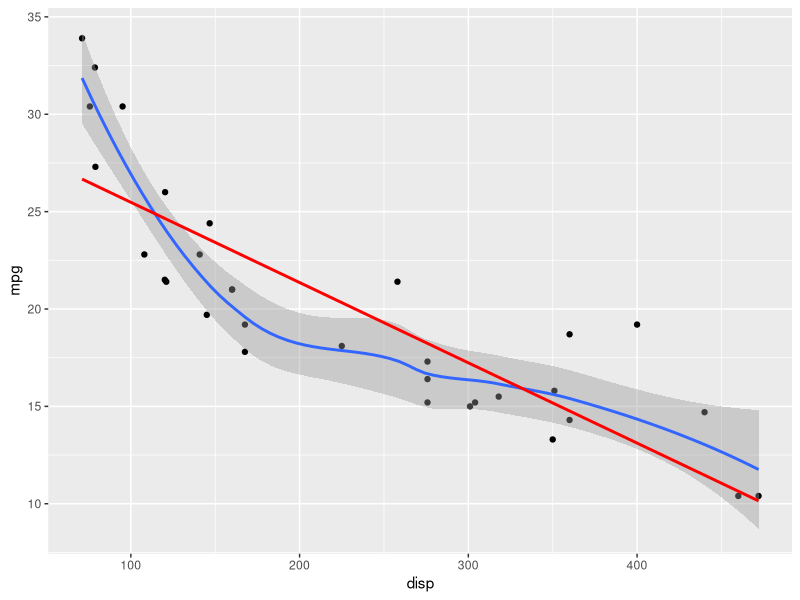
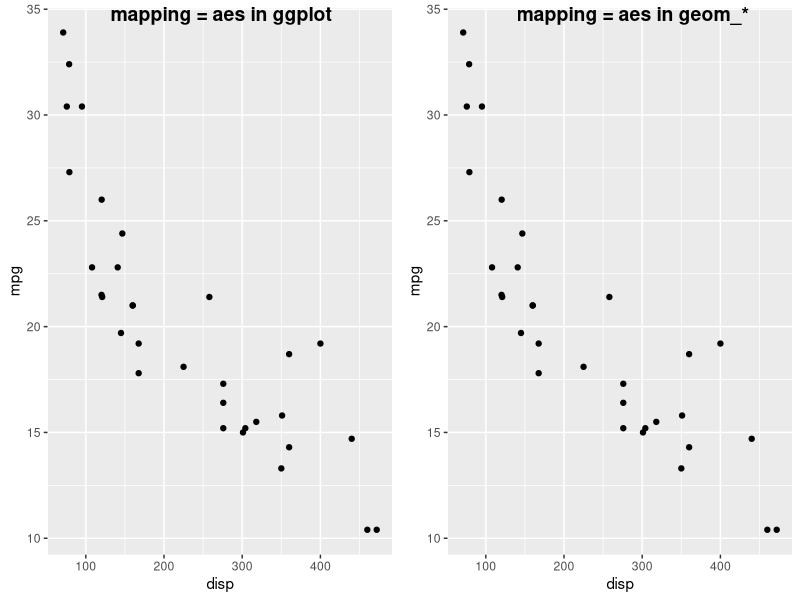
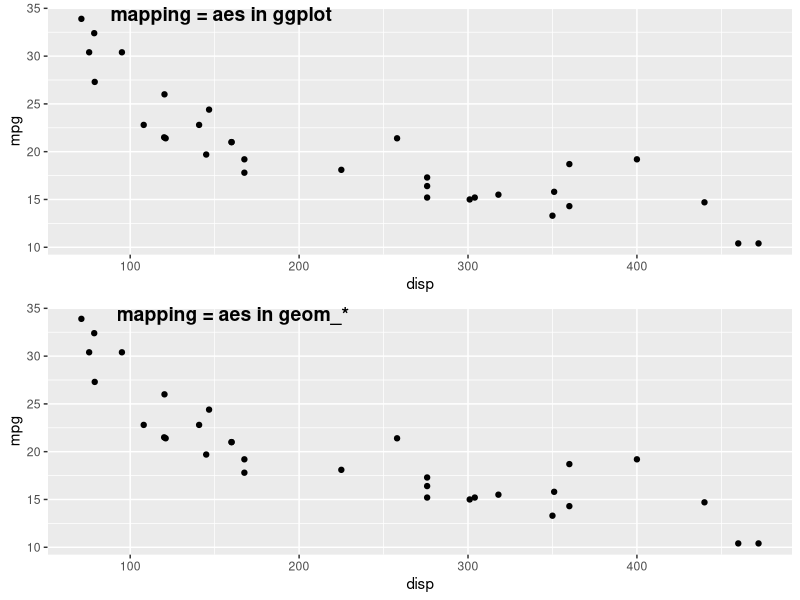
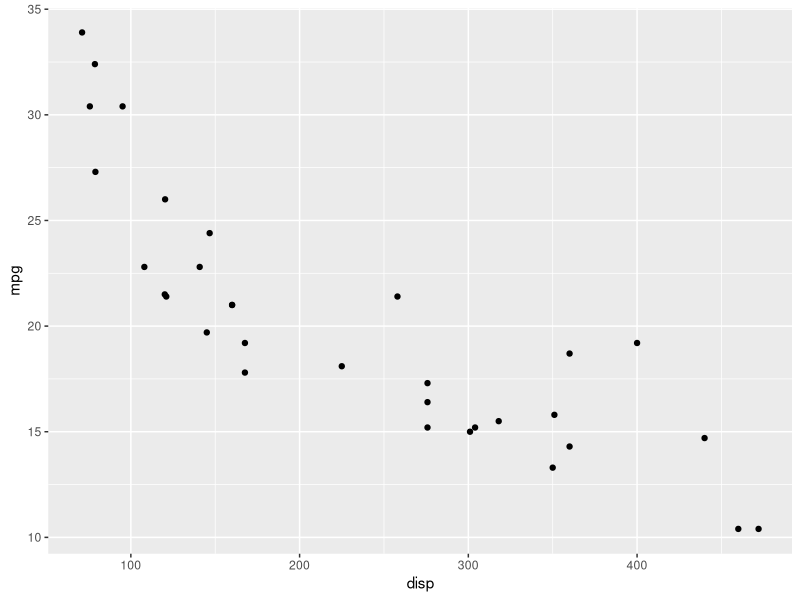
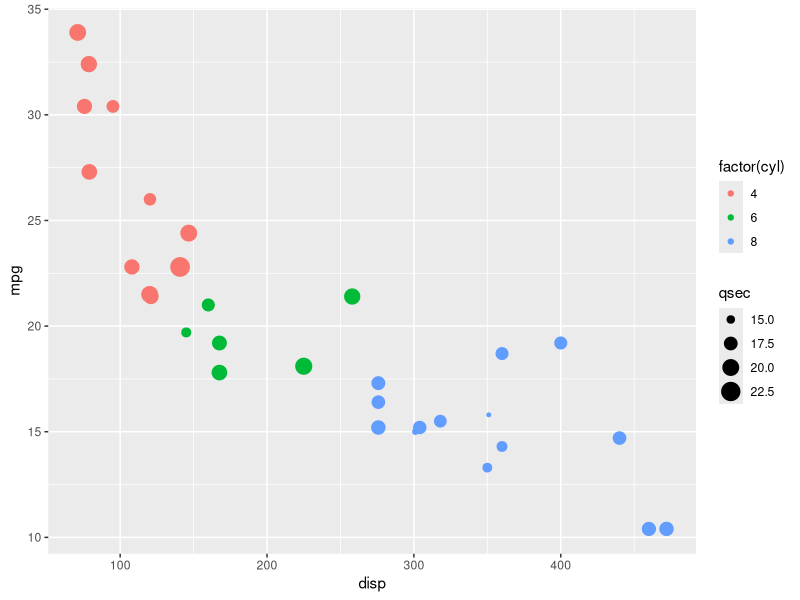

Generate these figures, in order, with R:
## ---- chunk 1
#| label: setup
#| #| echo: false
#| output: false
#| message: false
library(tidyverse)
library(ggpubr)
## ---- chunk 2
ggplot(
  data = mtcars, 
  mapping = aes(x = disp, y = mpg)
  ) + 
  geom_point() + 
  geom_smooth(se = TRUE) +
  geom_smooth(method = "lm", colour = "red", se = FALSE)

## ---- chunk 3
gg1 <-   ggplot(data = mtcars, mapping = aes(x = disp, y = mpg)) +
  geom_point()

gg2 <-   ggplot(data = mtcars) +
  geom_point(mapping = aes(x = disp, y = mpg))

ggarrange(gg1, gg2, labels = c("mapping = aes in ggplot", "mapping = aes in geom_*"),
          nrow = 1)
## ---- chunk 4
gg1 <-   ggplot(data = mtcars, mapping = aes(x = disp, y = mpg)) +
  geom_point()
## ---- chunk 5
gg2 <-   ggplot(data = mtcars) +
  geom_point(mapping = aes(x = disp, y = mpg))
## ---- chunk 6
ggarrange(gg1, gg2, labels = c(
  "mapping = aes in ggplot", 
  "mapping = aes in geom_*"
  ),
          nrow = 2)
## ---- chunk 7
ggplot() +
  geom_point(data = mtcars, mapping = aes(x = disp, y = mpg))
## ---- chunk 8
ggplot() +
  geom_point(data = mtcars, mapping = aes(x = disp, y = mpg, colour = factor(cyl), size = qsec))
